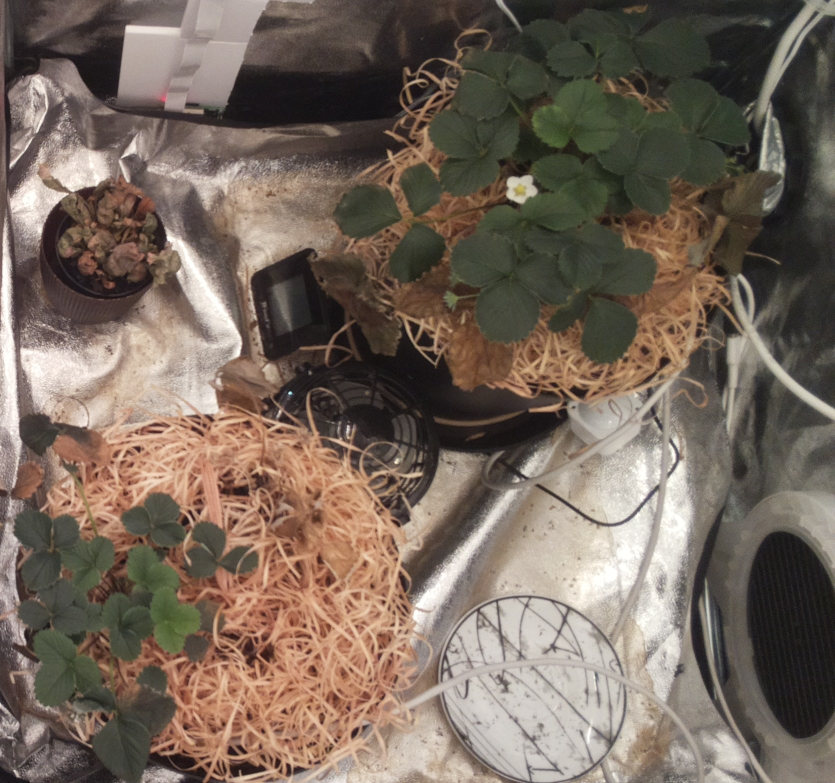
#> input picture machine_learning/test.png, 1670 x 1566 px (shown at 1/2 size)
$ python merge_image.py
#> lines starting #> are read from the running program, lines starting #| are printed output that depends on the picture; after the words box and inside, x2 and y2 are one past the last pixel; in counts of white or black regions, pixels touching at a corner belong together
import cv2
import numpy as np
from PIL import Image
import matplotlib.pyplot as plt

def crop_and_merge(image_path, top_crop=100, bottom_crop=100):
    # Load the image
#> called with image_path = 'test.png', top_crop = -100, bottom_crop = 100
    image = Image.open(image_path)
#> image is the input picture: PIL image 1670x1566 RGB; mean R, G, B 117.6, 103.3, 91.7
    image_np = np.array(image)

    # Get the image dimensions
    height, width = image_np.shape[:2]
#> height = 1566; width = 1670

    # Crop the lower left side with 100px more at the bottom
    lower_left = image_np[height//2 + bottom_crop:, :width//2, :]
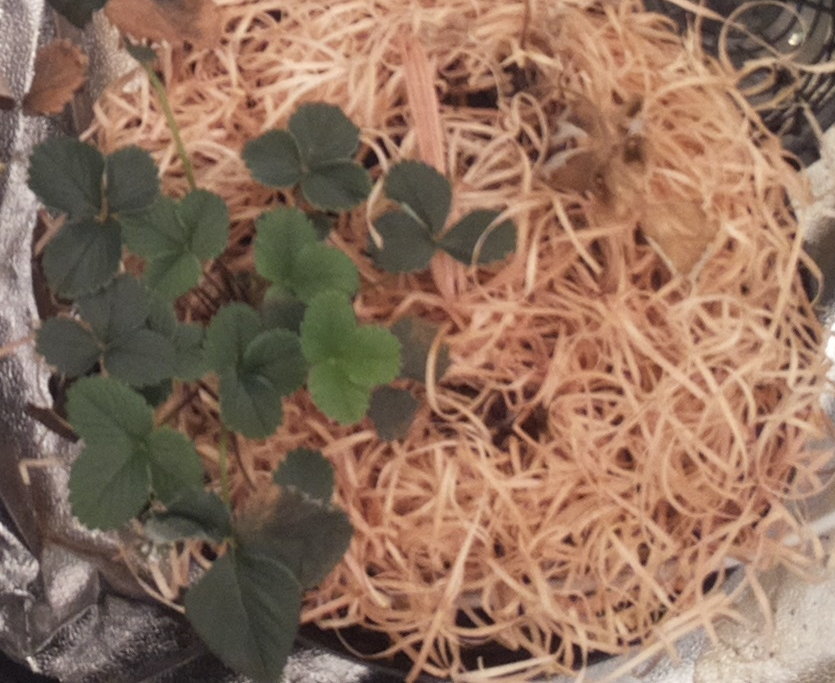
#> lower_left: shape (683, 835, 3); mean R, G, B 142.1, 111.7, 92.5

    # Crop the upper right side with 100px less at the top
    upper_right = image_np[:height//2 - top_crop, width//2:, :]
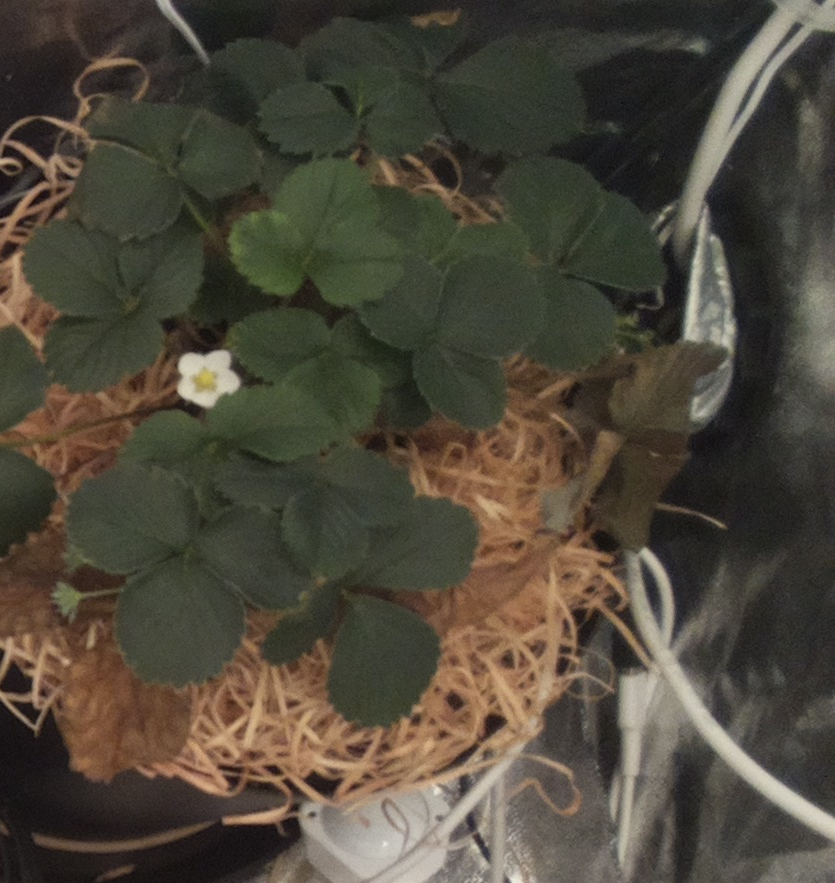
#> upper_right: shape (883, 835, 3); mean R, G, B 77.5, 71.4, 58.6

    # Calculate the new height after cropping
    new_height = lower_left.shape[0] + upper_right.shape[0]
#> new_height = 1566

    # Create an empty canvas with the same width and the new height
    merged_image = np.zeros((new_height, width//2, 3), dtype=np.uint8)

    # Place the cropped regions on the canvas
    merged_image[:lower_left.shape[0], :, :] = lower_left
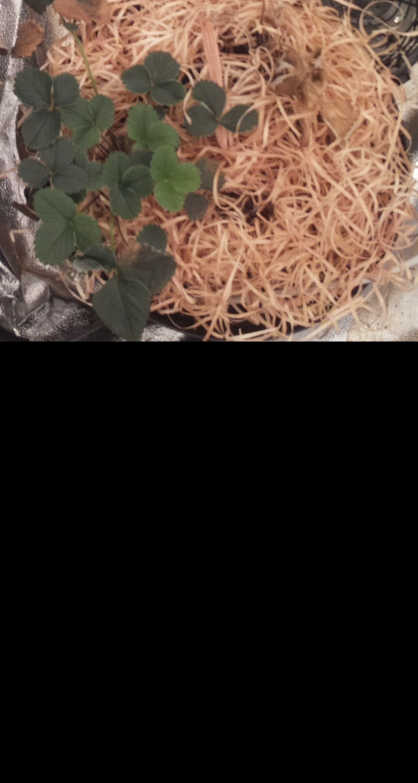
#> merged_image: shape (1566, 835, 3) (shown at 1/2 size); mean R, G, B 62, 48.7, 40.3
    merged_image[lower_left.shape[0]:, :, :] = upper_right
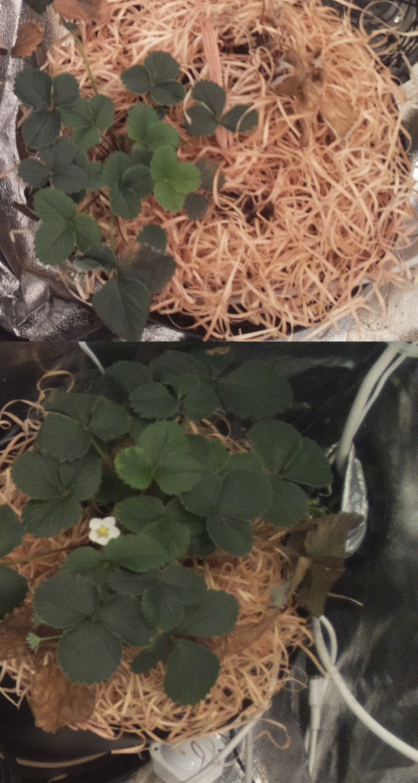
#> merged_image: shape (1566, 835, 3) (shown at 1/2 size); mean R, G, B 105.7, 89, 73.4

    # Convert the result back to RGB
    if image_np.shape[2] == 4:  # Check if the image is RGBA
        merged_image_rgb = cv2.cvtColor(merged_image, cv2.COLOR_BGRA2RGB)
    else:
        merged_image_rgb = cv2.cvtColor(merged_image, cv2.COLOR_BGR2RGB)

    return merged_image_rgb

def count_leaves(cropped_and_merged_image, area_threshold=1000):
    # Convert the cropped and merged image from RGBA to BGR (OpenCV format)
#> called with area_threshold = 1000
    image_bgr = cv2.cvtColor(cropped_and_merged_image, cv2.COLOR_RGB2BGR)

    # Convert the image to HSV and threshold to get green colors
    lower_green = np.array([30, 30, 30])
    upper_green = np.array([90, 255, 255])
    image_hsv = cv2.cvtColor(image_bgr, cv2.COLOR_BGR2HSV)
#> image_hsv: shape (1566, 835, 3); mean H, S, V 98.2, 71.6, 107
    mask = cv2.inRange(image_hsv, lower_green, upper_green)
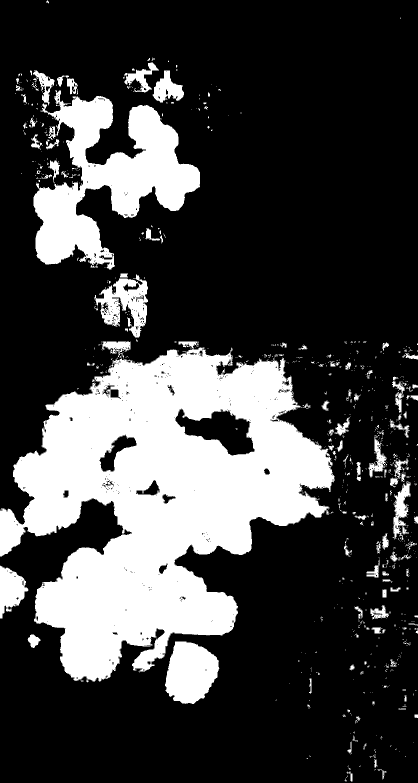
#> mask: shape (1566, 835) (shown at 1/2 size); 25.8% white; 814 white regions (690 under 20 px), largest, box (x1, y1, x2, y2) and area: (0, 683, 669, 1365) 241657, (67, 181, 400, 539) 52755, (330, 1283, 439, 1408) 9950

    # Apply morphological operations
    kernel = np.ones((7, 7), np.uint8)
    closing = cv2.morphologyEx(mask, cv2.MORPH_CLOSE, kernel, iterations=2)
#> closing: shape (1566, 835); 28.6% white; 123 white regions (67 under 20 px), largest, box (x1, y1, x2, y2) and area: (0, 683, 701, 1408) 265665, (31, 141, 400, 539) 63408, (686, 850, 835, 1195) 13117
    opening = cv2.morphologyEx(closing, cv2.MORPH_OPEN, kernel, iterations=2)
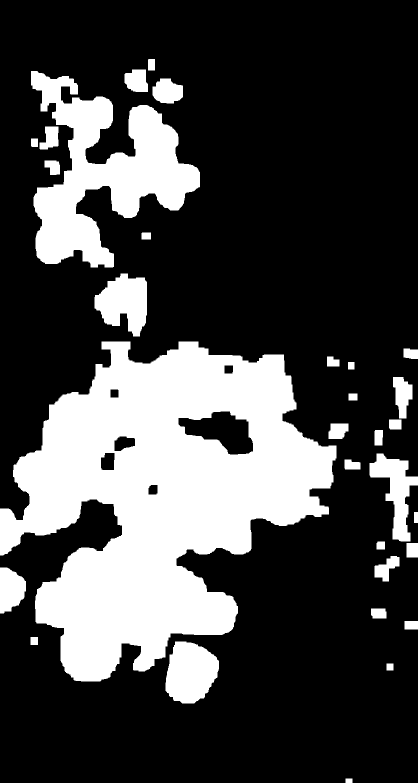
#> opening: shape (1566, 835) (shown at 1/2 size); 27.5% white; 31 white regions

    # Find contours
    contours, _ = cv2.findContours(opening, cv2.RETR_EXTERNAL, cv2.CHAIN_APPROX_SIMPLE)
#> contours = 31 contours; largest, box (x1, y1, x2, y2) and area: (0, 683, 673, 1363) 261295, (62, 142, 400, 535) 57922, (331, 1283, 438, 1407) 9854, (189, 547, 294, 673) 8585, (739, 907, 835, 1083) 7010

    # Filter contours based on area
    filtered_contours = [cnt for cnt in contours if cv2.contourArea(cnt) > area_threshold]
#> filtered_contours = 11 contours; largest, box (x1, y1, x2, y2) and area: (0, 683, 673, 1363) 261295, (62, 142, 400, 535) 57922, (331, 1283, 438, 1407) 9854, (189, 547, 294, 673) 8585, (739, 907, 835, 1083) 7010

    # Draw contours on the original image
    image_with_contours = image_bgr.copy()
    cv2.drawContours(image_with_contours, filtered_contours, -1, (0, 255, 0), 2)
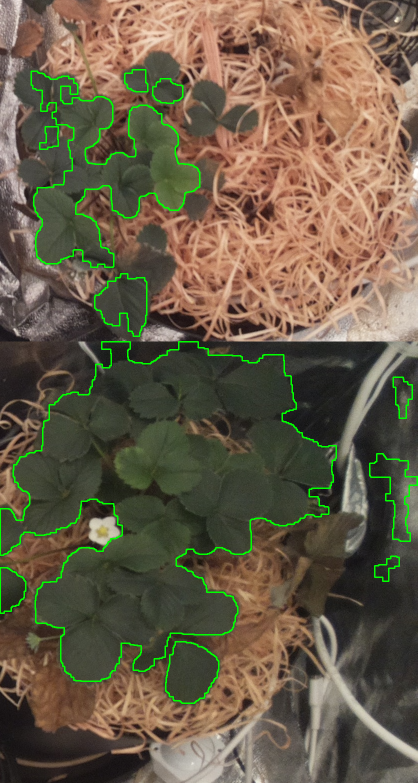
#> image_with_contours: shape (1566, 835, 3) (shown at 1/2 size); 2.11% of pixels changed, all inside (x1, y1, x2, y2) = (0, 138, 835, 1408)

    # Convert the result back to RGB
    image_with_contours_rgb = cv2.cvtColor(image_with_contours, cv2.COLOR_BGR2RGB)

    # Calculate total pixel count inside selected areas
    total_pixel_count = sum(cv2.contourArea(cnt) for cnt in filtered_contours)
#> total_pixel_count = 356519
    print("Total pixel count inside selected areas:", total_pixel_count)
#| Total pixel count inside selected areas: 356519.0

    # Display the result
    plt.imshow(image_with_contours_rgb)
    plt.title('Contours After Filtering')
    plt.axis('off')
    plt.show()

    # Return the number of leaves
    return len(filtered_contours)

# Specify the path to your image
image_path = "test.png"

# Crop and merge the image with adjusted cropping
cropped_and_merged_image = crop_and_merge(image_path, top_crop=-100, bottom_crop=100)

# Count the leaves
num_leaves = count_leaves(cropped_and_merged_image)
#> num_leaves = 11
print("Number of leaves detected:", num_leaves)
#| Number of leaves detected: 11
